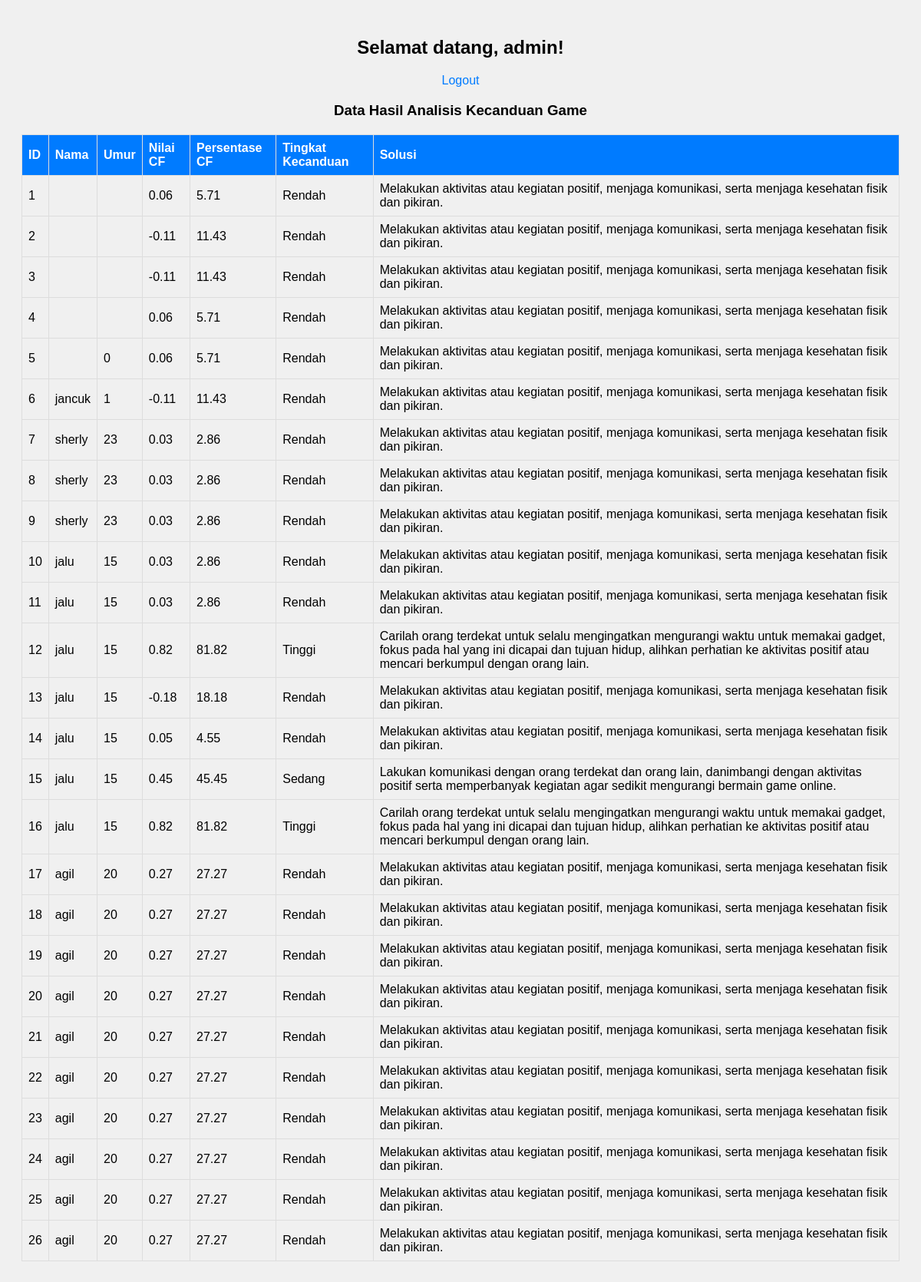
The page /admin.php (signed in) on the database its author committed.
### tables this page shows
CREATE TABLE `hasil_analisis` (
  `id` int(11) NOT NULL,
  `username` varchar(100) NOT NULL,
  `cf_value` decimal(10,2) NOT NULL,
  `persentase_cf` decimal(5,2) NOT NULL,
  `tingkat_kecanduan` varchar(20) NOT NULL,
  `solusi` text DEFAULT NULL,
  `waktu_analisis` timestamp NOT NULL DEFAULT current_timestamp(),
  `nama` varchar(100) DEFAULT NULL,
  `umur` int(11) DEFAULT NULL
);

### admin.php (the view, shortened to what this page needs)
<?php
$conn = new mysqli('localhost', 'root', '', 'kecanduan_game');
$sql = "SELECT * FROM hasil_analisis";
$result = $conn->query($sql);
?>
<!DOCTYPE html>
<html>
<head>
</head>
<body>
    <h2>Selamat datang, <?php echo $_SESSION['admin']; ?>!</h2>
    <a href="logout.php">Logout</a>
    <h3>Data Hasil Analisis Kecanduan Game</h3>
    <table>
        <tr>
            <th>ID</th>
            <th>Nama</th>
            <th>Umur</th>
            <th>Nilai CF</th>
            <th>Persentase CF</th>
            <th>Tingkat Kecanduan</th>
            <th>Solusi</th>
        </tr>
        <?php
        if ($result->num_rows > 0) {
            while ($row = $result->fetch_assoc()) {
                echo "<tr>";
                echo "<td>" . $row['id'] . "</td>";
                echo "<td>" . $row['nama'] . "</td>";
                echo "<td>" . $row['umur'] . "</td>";
                echo "<td>" . $row['cf_value'] . "</td>";
                echo "<td>" . $row['persentase_cf'] . "</td>";
                echo "<td>" . $row['tingkat_kecanduan'] . "</td>";
                echo "<td>" . $row['solusi'] . "</td>";
                echo "</tr>";
            }
        } else {
            echo "<tr><td colspan='8'>Tidak ada data.</td></tr>";
        }
        ?>
    </table>
</body>
</html>

### admin.php (style rules this page uses)
body { font-family: Arial, sans-serif; background-color: #f0f0f0; text-align: center; padding: 20px; }
table { width: 100%; border-collapse: collapse; margin-top: 20px; }
table, th, td { border: 1px solid #ddd; }
th, td { padding: 8px; text-align: left; }
th { background-color: #007bff; color: white; }
a { text-decoration: none; color: #007bff; }

### rows shown on the page
hasil_analisis: id "1", cf_value "0.06", persentase_cf "5.71", tingkat_kecanduan "Rendah", solusi "Melakukan aktivitas atau kegiatan positif, menjaga komunikasi, serta menjaga kesehatan fisik dan pikiran."
hasil_analisis: id "2", cf_value "-0.11", persentase_cf "11.43", tingkat_kecanduan "Rendah", solusi "Melakukan aktivitas atau kegiatan positif, menjaga komunikasi, serta menjaga kesehatan fisik dan pikiran."
hasil_analisis: id "3", cf_value "-0.11", persentase_cf "11.43", tingkat_kecanduan "Rendah", solusi "Melakukan aktivitas atau kegiatan positif, menjaga komunikasi, serta menjaga kesehatan fisik dan pikiran."
hasil_analisis: id "4", cf_value "0.06", persentase_cf "5.71", tingkat_kecanduan "Rendah", solusi "Melakukan aktivitas atau kegiatan positif, menjaga komunikasi, serta menjaga kesehatan fisik dan pikiran."
hasil_analisis: id "5", umur "0", cf_value "0.06", persentase_cf "5.71", tingkat_kecanduan "Rendah", solusi "Melakukan aktivitas atau kegiatan positif, menjaga komunikasi, serta menjaga kesehatan fisik dan pikiran."
hasil_analisis: id "6", nama "jancuk", umur "1", cf_value "-0.11", persentase_cf "11.43", tingkat_kecanduan "Rendah", solusi "Melakukan aktivitas atau kegiatan positif, menjaga komunikasi, serta menjaga kesehatan fisik dan pikiran."
hasil_analisis: id "7", nama "sherly", umur "23", cf_value "0.03", persentase_cf "2.86", tingkat_kecanduan "Rendah", solusi "Melakukan aktivitas atau kegiatan positif, menjaga komunikasi, serta menjaga kesehatan fisik dan pikiran."
hasil_analisis: id "8", nama "sherly", umur "23", cf_value "0.03", persentase_cf "2.86", tingkat_kecanduan "Rendah", solusi "Melakukan aktivitas atau kegiatan positif, menjaga komunikasi, serta menjaga kesehatan fisik dan pikiran."
hasil_analisis: id "9", nama "sherly", umur "23", cf_value "0.03", persentase_cf "2.86", tingkat_kecanduan "Rendah", solusi "Melakukan aktivitas atau kegiatan positif, menjaga komunikasi, serta menjaga kesehatan fisik dan pikiran."
hasil_analisis: id "10", nama "jalu", umur "15", cf_value "0.03", persentase_cf "2.86", tingkat_kecanduan "Rendah", solusi "Melakukan aktivitas atau kegiatan positif, menjaga komunikasi, serta menjaga kesehatan fisik dan pikiran."
hasil_analisis: id "11", nama "jalu", umur "15", cf_value "0.03", persentase_cf "2.86", tingkat_kecanduan "Rendah", solusi "Melakukan aktivitas atau kegiatan positif, menjaga komunikasi, serta menjaga kesehatan fisik dan pikiran."
hasil_analisis: id "12", nama "jalu", umur "15", cf_value "0.82", persentase_cf "81.82", tingkat_kecanduan "Tinggi", solusi "Carilah orang terdekat untuk selalu mengingatkan mengurangi waktu untuk memakai gadget, fokus pada hal yang ini dicapai dan tujuan hidup, alihkan perhatian ke aktivitas positif atau mencari berkumpul dengan orang lain."
hasil_analisis: id "13", nama "jalu", umur "15", cf_value "-0.18", persentase_cf "18.18", tingkat_kecanduan "Rendah", solusi "Melakukan aktivitas atau kegiatan positif, menjaga komunikasi, serta menjaga kesehatan fisik dan pikiran."
hasil_analisis: id "14", nama "jalu", umur "15", cf_value "0.05", persentase_cf "4.55", tingkat_kecanduan "Rendah", solusi "Melakukan aktivitas atau kegiatan positif, menjaga komunikasi, serta menjaga kesehatan fisik dan pikiran."
hasil_analisis: id "15", nama "jalu", umur "15", cf_value "0.45", persentase_cf "45.45", tingkat_kecanduan "Sedang", solusi "Lakukan komunikasi dengan orang terdekat dan orang lain, danimbangi dengan aktivitas positif serta memperbanyak kegiatan agar sedikit mengurangi bermain game online."
hasil_analisis: id "16", nama "jalu", umur "15", cf_value "0.82", persentase_cf "81.82", tingkat_kecanduan "Tinggi", solusi "Carilah orang terdekat untuk selalu mengingatkan mengurangi waktu untuk memakai gadget, fokus pada hal yang ini dicapai dan tujuan hidup, alihkan perhatian ke aktivitas positif atau mencari berkumpul dengan orang lain."
hasil_analisis: id "17", nama "agil", umur "20", cf_value "0.27", persentase_cf "27.27", tingkat_kecanduan "Rendah", solusi "Melakukan aktivitas atau kegiatan positif, menjaga komunikasi, serta menjaga kesehatan fisik dan pikiran."
hasil_analisis: id "18", nama "agil", umur "20", cf_value "0.27", persentase_cf "27.27", tingkat_kecanduan "Rendah", solusi "Melakukan aktivitas atau kegiatan positif, menjaga komunikasi, serta menjaga kesehatan fisik dan pikiran."
hasil_analisis: id "19", nama "agil", umur "20", cf_value "0.27", persentase_cf "27.27", tingkat_kecanduan "Rendah", solusi "Melakukan aktivitas atau kegiatan positif, menjaga komunikasi, serta menjaga kesehatan fisik dan pikiran."
hasil_analisis: id "20", nama "agil", umur "20", cf_value "0.27", persentase_cf "27.27", tingkat_kecanduan "Rendah", solusi "Melakukan aktivitas atau kegiatan positif, menjaga komunikasi, serta menjaga kesehatan fisik dan pikiran."
hasil_analisis: id "21", nama "agil", umur "20", cf_value "0.27", persentase_cf "27.27", tingkat_kecanduan "Rendah", solusi "Melakukan aktivitas atau kegiatan positif, menjaga komunikasi, serta menjaga kesehatan fisik dan pikiran."
hasil_analisis: id "22", nama "agil", umur "20", cf_value "0.27", persentase_cf "27.27", tingkat_kecanduan "Rendah", solusi "Melakukan aktivitas atau kegiatan positif, menjaga komunikasi, serta menjaga kesehatan fisik dan pikiran."
hasil_analisis: id "23", nama "agil", umur "20", cf_value "0.27", persentase_cf "27.27", tingkat_kecanduan "Rendah", solusi "Melakukan aktivitas atau kegiatan positif, menjaga komunikasi, serta menjaga kesehatan fisik dan pikiran."
hasil_analisis: id "24", nama "agil", umur "20", cf_value "0.27", persentase_cf "27.27", tingkat_kecanduan "Rendah", solusi "Melakukan aktivitas atau kegiatan positif, menjaga komunikasi, serta menjaga kesehatan fisik dan pikiran."
hasil_analisis: id "25", nama "agil", umur "20", cf_value "0.27", persentase_cf "27.27", tingkat_kecanduan "Rendah", solusi "Melakukan aktivitas atau kegiatan positif, menjaga komunikasi, serta menjaga kesehatan fisik dan pikiran."
hasil_analisis: id "26", nama "agil", umur "20", cf_value "0.27", persentase_cf "27.27", tingkat_kecanduan "Rendah", solusi "Melakukan aktivitas atau kegiatan positif, menjaga komunikasi, serta menjaga kesehatan fisik dan pikiran."

### other values the page prints
$_SESSION['admin'] "admin"
